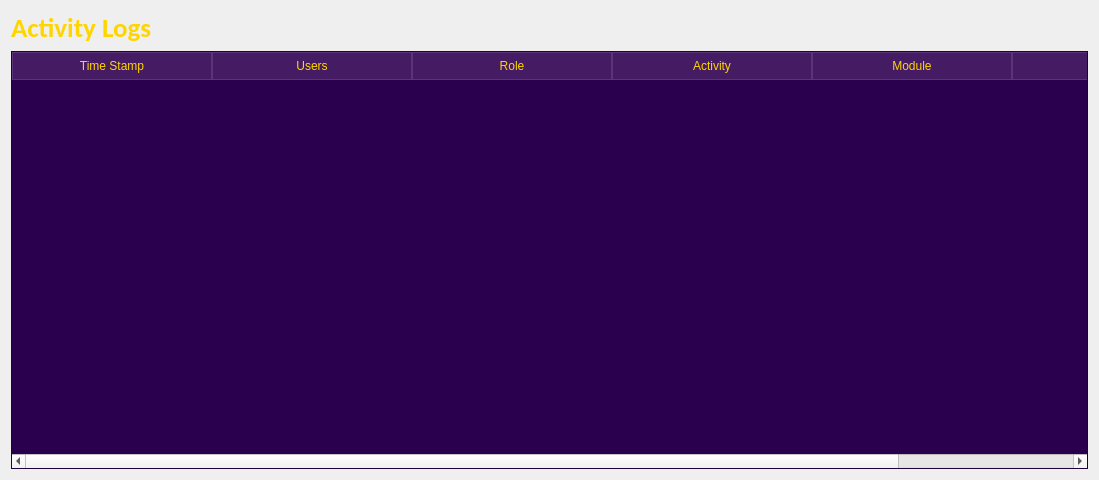
<?xml version="1.0" encoding="UTF-8"?>
<ui version="4.0">
 <class>Form</class>
 <widget class="QWidget" name="Form">
  <property name="geometry">
   <rect>
    <x>0</x>
    <y>0</y>
    <width>1099</width>
    <height>480</height>
   </rect>
  </property>
  <property name="windowTitle">
   <string>Form</string>
  </property>
  <layout class="QVBoxLayout" name="verticalLayout">
   <item>
    <widget class="QLabel" name="label">
     <property name="font">
      <font>
       <family>Calibri</family>
       <pointsize>20</pointsize>
       <bold>true</bold>
      </font>
     </property>
     <property name="styleSheet">
      <string notr="true">color:#ffd500</string>
     </property>
     <property name="text">
      <string>Activity Logs</string>
     </property>
    </widget>
   </item>
   <item>
    <widget class="QTableWidget" name="tableWidget">
     <property name="styleSheet">
      <string notr="true">QTableWidget {
    background-color: #2A004E; 
    gridline-color: #5C3278;   
    color: #E0C2FF;             
    selection-background-color: #FFD500; 
    selection-color: #2A004E;           
}

QHeaderView::section {
    background-color: #451B63; 
    color: #FFD500;            
    border: 1px solid #5C3278;
    padding: 4px;
}

QTableWidget::item:hover {
    background-color: #3A105A; 
}</string>
     </property>
     <property name="showGrid">
      <bool>false</bool>
     </property>
     <attribute name="horizontalHeaderVisible">
      <bool>true</bool>
     </attribute>
     <attribute name="horizontalHeaderDefaultSectionSize">
      <number>200</number>
     </attribute>
     <attribute name="verticalHeaderVisible">
      <bool>false</bool>
     </attribute>
     <column>
      <property name="text">
       <string>Time Stamp</string>
      </property>
     </column>
     <column>
      <property name="text">
       <string>Users</string>
      </property>
     </column>
     <column>
      <property name="text">
       <string>Role</string>
      </property>
     </column>
     <column>
      <property name="text">
       <string>Activity</string>
      </property>
     </column>
     <column>
      <property name="text">
       <string>Module</string>
      </property>
     </column>
     <column>
      <property name="text">
       <string>Details</string>
      </property>
     </column>
    </widget>
   </item>
  </layout>
 </widget>
 <resources/>
 <connections/>
</ui>
